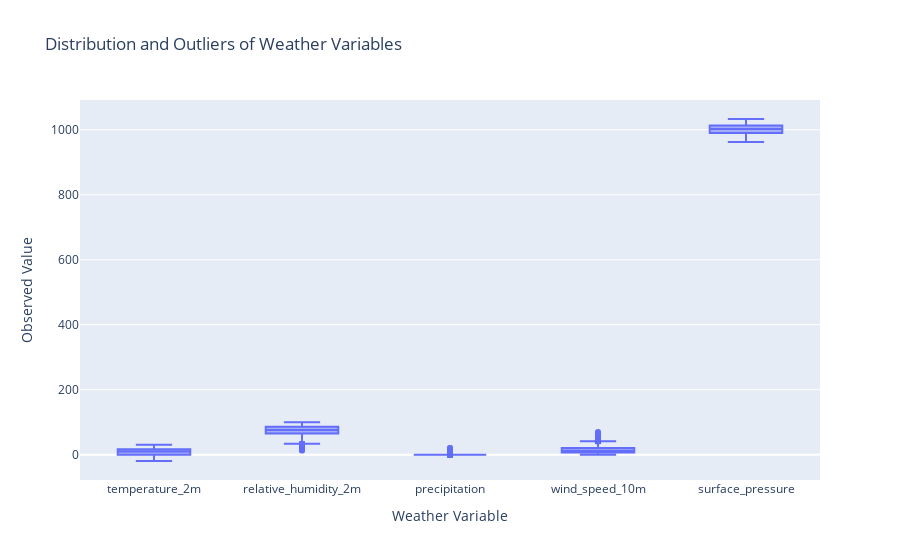

The cell this chart's notebook holds for it:
### Code cell
import plotly.express as px

# Select weather variables
weather_cols = ['temperature_2m','relative_humidity_2m','precipitation','wind_speed_10m','surface_pressure']

# Convert to long format
weather_long = df.melt(
    value_vars=weather_cols,
    var_name='Weather Variable',
    value_name='Measurement'
)

# Box plot
fig = px.box(
    weather_long,
    x='Weather Variable',
    y='Measurement',
    points='outliers',
    title='Distribution and Outliers of Weather Variables'
)

fig.update_layout(
    xaxis_title='Weather Variable',
    yaxis_title='Observed Value',
    showlegend=False
)

fig.show()

### Figure 1 — Plotly figure (JSON) as saved in the notebook; plotly's stock layout.template omitted (floating-point values rounded to 4 significant figures; data arrays with more than 128 entries replaced by an {"elided": "..."} marker saying what was removed)
{"data": [{"alignmentgroup": "True", "boxpoints": "outliers", "hovertemplate": "Weather Variable=%{x}<br>Measurement=%{y}<extra></extra>", "legendgroup": "", "marker": {"color": "#636efa"}, "name": "", "notched": false, "offsetgroup": "", "orientation": "v", "showlegend": false, "type": "box", "x": {"elided": "43200 str values"}, "x0": " ", "xaxis": "x", "y": {"elided": "43200 float values"}, "y0": " ", "yaxis": "y"}], "layout": {"boxmode": "group", "legend": {"tracegroupgap": 0}, "showlegend": false, "title": {"text": "Distribution and Outliers of Weather Variables"}, "xaxis": {"anchor": "y", "domain": [0, 1], "title": {"text": "Weather Variable"}}, "yaxis": {"anchor": "x", "domain": [0, 1], "title": {"text": "Observed Value"}}}}
